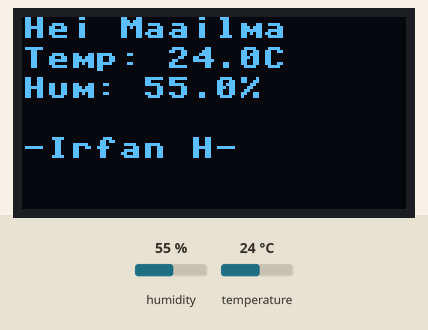
This program was run on a simulated Raspberry Pi Pico running MicroPython. Shown: 128×64 one-colour display. Inputs (shaded band) come from the test bench; at power-on: humidity 55 %, temperature 24 °C. What the program prints to the serial console is not drawn.

Above: at 1.2 s.
1.3 s: humidity set to 22 %
At 2.2 s:
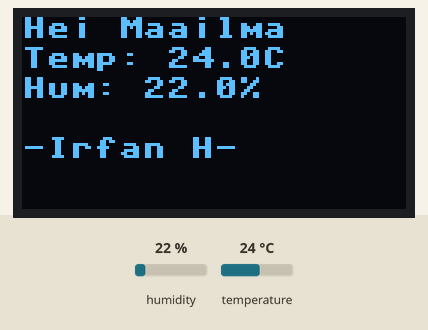
2.9 s: temperature set to 12 °C
At 3.5 s:
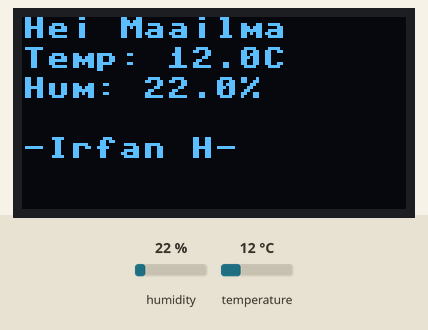
4.5 s: humidity set to 40 %
At 5.1 s:
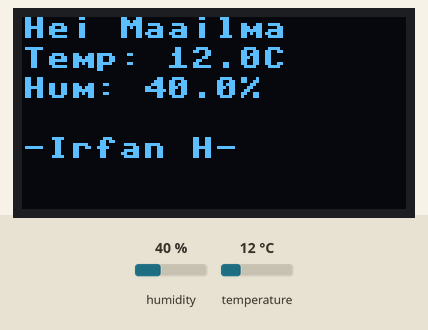
6.2 s: temperature set to 19 °C
Timing chart, 0 to 8.9 s (numbered marks = the images above; inputs shaded):
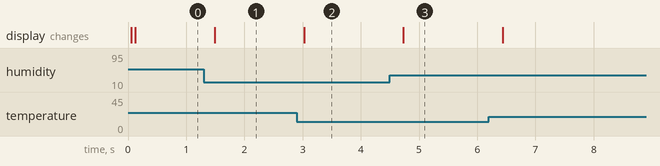

The program:

oled_dht.py
```python
from machine import Pin, I2C, ADC
from ssd1306 import SSD1306_I2C
import time
import dht

# Initialize OLED Display
oled_x = 128
oled_y = 64
button = Pin(16, Pin.IN, Pin.PULL_DOWN)

# Setup I2C
disp = I2C(1, scl=Pin(27), sda=Pin(26), freq=200000)
oled = SSD1306_I2C(oled_x, oled_y, disp)

# Initialize DHT22
dht_sensor = dht.DHT22(Pin(16))  # GPIO 14 for DHT22


# Function to read from DHT22
def read_dht22():
    dht_sensor.measure()  # Trigger a measurement
    temp = dht_sensor.temperature()  # Get temperature
    hum = dht_sensor.humidity()  # Get humidity
    return temp, hum

print('Code by: Irfan Handrian')
while True:
    temp, hum = read_dht22()  # Read temperature and humidity

    if button.value() == 1:
        # Display "Hei Maailma" with temperature and humidity
        oled.fill(0)
        oled.text('Hei Maailma', 0, 0)
        oled.text('Temp: {}C'.format(temp), 0, 10)
        oled.text('Hum: {}%'.format(hum), 0, 20)
        oled.text('-Irfan H-'.format(hum), 0, 30)
    else:
        # Display "Hello World" with temperature and humidity
        oled.fill(0)
        oled.text('Hei Maailma', 0, 0)
        oled.text('Temp: {}C'.format(temp), 0, 10)
        oled.text('Hum: {}%'.format(hum), 0, 20)
        oled.text('-Irfan H-'.format(hum), 0, 40)

    oled.show()
    time.sleep(0.1)  # a small delay for loop
```

Measured:
- after the input at 1.3 s, the display: changes after 0.19 s (image 1)
- after the input at 2.9 s, the display: changes after 0.13 s (image 2)
- after the input at 4.5 s, the display: changes after 0.23 s (image 3)
